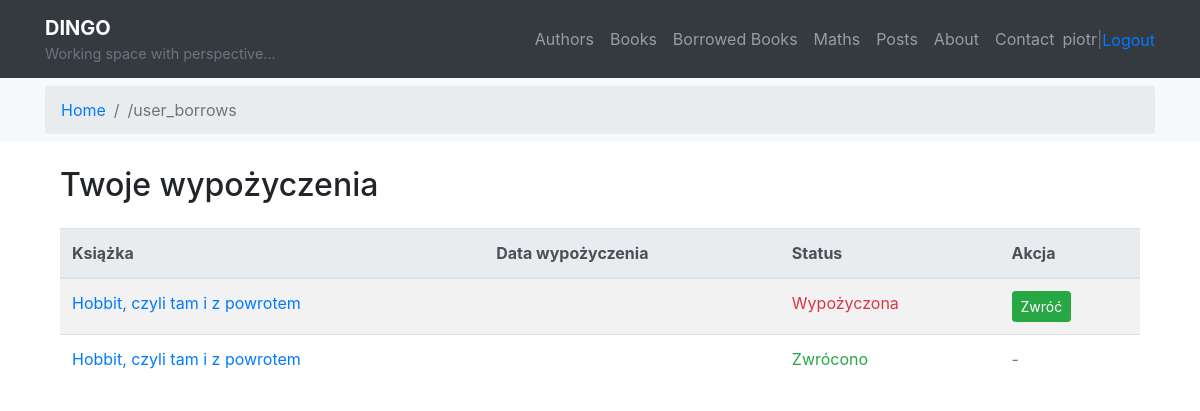
The app's page /books/my-borrows/ (signed in) with its own data.
### books/models.py (models this page shows, shortened)
class Borrow(models.Model):
    book = models.ForeignKey(
        Book, on_delete=models.CASCADE, related_name='borrows')
    user = models.ForeignKey(User, on_delete=models.CASCADE)
    borrowed_at = models.DateTimeField(auto_now_add=True)
    is_returned = models.BooleanField(default=False)
    returned_at = models.DateTimeField(null=True, blank=True)

class Book(models.Model):
    title = models.CharField(max_length=200)
    author = models.ForeignKey(
        Author, on_delete=models.CASCADE, related_name='books')
    description = models.TextField(blank=True)
    tags = models.ManyToManyField(Tag, blank=True)
    cover = models.ImageField(upload_to='book_covers/', null=True, blank=True)
    created = models.DateTimeField(default=timezone.now)

### books/views.py (the view, shortened to what this page needs)
# urls.py: path('my-borrows/', views.user_borrows, name='user_borrows'),
@login_required
def user_borrows(request):
    borrows = Borrow.objects.filter(
        user=request.user).order_by('-borrowed_at')
    return render(request, "books/borrow_list.html", {"borrows": borrows})

### books/templates/books/borrow_list.html (shortened to what this page needs)
{% extends "main.html" %}
{% load static %}
{% load bootstrap4 %}
{% block content %}
<div class="container">
    <h2 class="mb-4">Twoje wypożyczenia</h2>
    {% if borrows %}
        <table class="table table-striped">
            <thead class="thead-light">
                <tr>
                    <th>Książka</th>
                    <th>Data wypożyczenia</th>
                    <th>Status</th>
                    <th>Akcja</th>
                </tr>
            </thead>
            <tbody>
                {% for borrow in borrows %}
                <tr>
                    <td>
                        <a href="{% url 'books:book_detail' borrow.book.id %}">
                            {{ borrow.book.title }}
                        </a>
                    </td>
                    <td>{{ borrow.date_borrowed|date:"Y-m-d H:i" }}</td>
                    <td>
                        {% if borrow.is_returned %}
                            <span class="text-success">Zwrócono</span><br>
                        {% else %}
                            <span class="text-danger">Wypożyczona</span>
                        {% endif %}
                    </td>
                    <td>
                        {% if not borrow.is_returned %}
                        <form method="post" class="mb-0 d-inline">
                            <button type="submit" class="btn btn-sm btn-success">Zwróć</button>
                        </form>
                        {% else %}
                            <span class="text-muted">-</span>
                        {% endif %}
                    </td>
                </tr>
                {% endfor %}
            </tbody>
        </table>
    {% else %}
        <p>Nie masz aktywnych wypożyczeń.</p>
    {% endif %}
</div>
{% endblock %}

### templates/main.html (shortened to what this page needs)
{% load bootstrap4 %}
{% load static %}
<!DOCTYPE html>
<html lang="en">
<head>
    <link rel="stylesheet" href="{% static 'maths/css/style.css' %}">
    {% bootstrap_css %}
</head>
<body>
<nav class="navbar navbar-expand-lg navbar-dark bg-dark">
    <div class="container">
      <a class="navbar-brand" href="{% url 'welcome' %}">
        <div class="d-flex flex-column">
          <strong>DINGO</strong>
          <small class="text-muted" style="font-size: 0.9rem;">Working space with perspective...</small>
        </div>
      </a>
      <div class="collapse navbar-collapse justify-content-end" id="navbarNav">
        <ul class="navbar-nav text-right">
          <li class="nav-item">
            <a class="nav-link" href="{% url 'books:author_list' %}">Authors</a>
          </li>
          <li class="nav-item">
            <a class="nav-link" href="{% url 'books:book_list' %}">Books</a>
          </li>
          <li class="nav-item">
            <a class="nav-link" href="{% url 'books:user_borrows' %}">Borrowed Books</a>
          </li>
          <li class="nav-item">
            <a class="nav-link" href="{% url 'maths:list' %}">Maths</a>
          </li>
          <li class="nav-item">
            <a class="nav-link" href="{% url 'posts:post_list' %}">Posts</a>
          </li>
          <li class="nav-item">
            <a class="nav-link" href="{% url 'about' %}">About</a>
          </li>
          <li class="nav-item">
            <a class="nav-link" href="{% url 'contact' %}">Contact</a>
          </li>
          {% if user.is_authenticated %}
          <li class="nav-item d-flex align-items-center">
            <span class="nav-link p-0">{{ user.username }}</span>
            <span class="nav-item text-muted me-3">|</span>
            <form method="post" action="{% url 'logout' %}" class="m-0">
              <button type="submit" class="btn btn-link p-0" style="border:none; background:none;">Logout</button>
            </form>
          </li>
          {% else %}
            <li class="nav-item">
              <a class="nav-link" href="{% url 'login' %}">Login</a>
            </li>
          {% endif %}
        </ul>
      </div>
    </div>
  </nav>
<nav class="bg-light py-2 px-3 mb-4" aria-label="breadcrumb">
    <div class="container">
        <ol class="breadcrumb mb-0">
            <li class="breadcrumb-item"><a href="{% url 'welcome' %}">Home</a></li>
            {% if request.resolver_match.url_name != "welcome" %}
                <li class="breadcrumb-item active" aria-current="page">
                    /{{ request.resolver_match.url_name }}
                </li>
            {% endif %}
        </ol>
    </div>
</nav>
<div class="container">
    {% block content %}{% endblock %}
</div>
</body>
</html>

### records on screen
Borrow: book "Hobbit, czyli tam i z powrotem", is_returned "Wypożyczona"
Borrow: book "Hobbit, czyli tam i z powrotem"

### other values on screen
{{ user.username }} "piotr"
{{ request.resolver_match.url_name }} "user_borrows"
